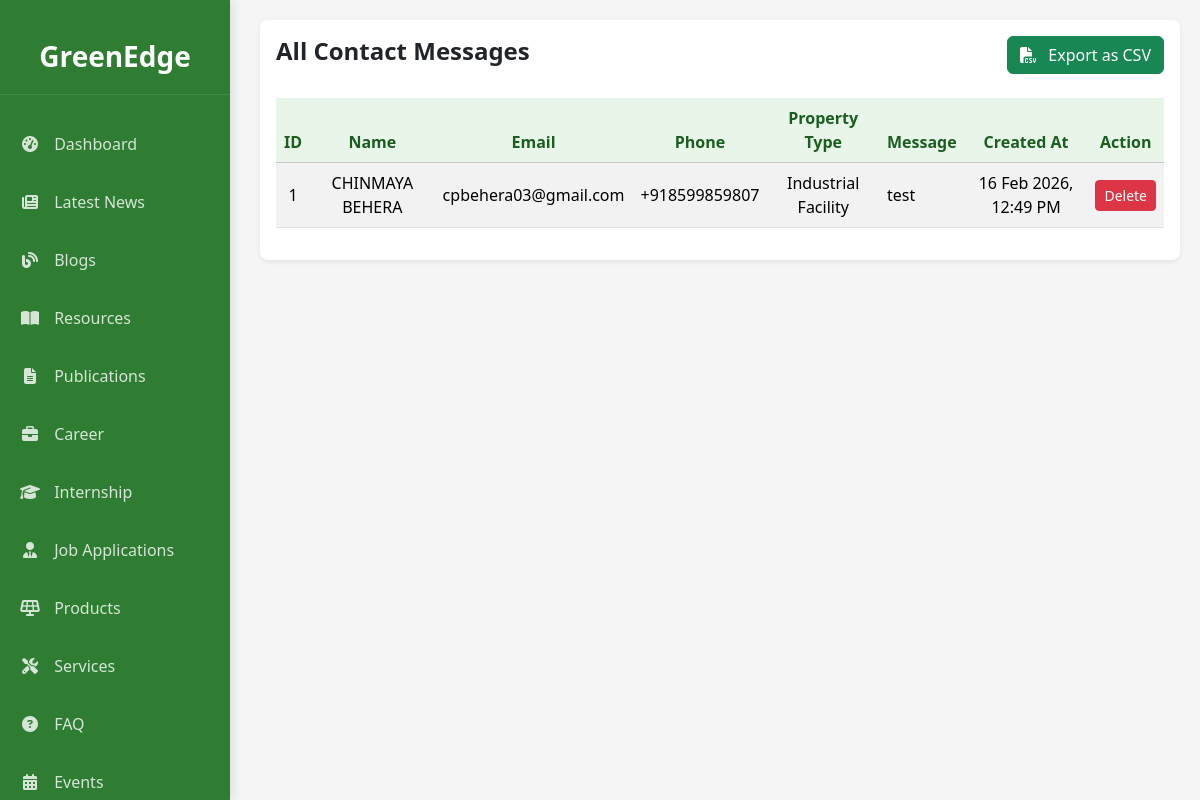
Page /admin/manage-contacts.php (signed in) on the committed database.
### tables this page shows
CREATE TABLE `contact_inquiries` (
  `id` int(11) NOT NULL,
  `first_name` varchar(100) NOT NULL,
  `last_name` varchar(100) NOT NULL,
  `email` varchar(150) NOT NULL,
  `phone` varchar(20) NOT NULL,
  `property_type` varchar(100) NOT NULL,
  `message` text NOT NULL,
  `created_at` timestamp NULL DEFAULT current_timestamp()
);

### admin/manage-contacts.php (the view, shortened to what this page needs)
<?php
include '../db.php';
$result = $conn->query("SELECT * FROM contact_inquiries ORDER BY id DESC");
?>
<!DOCTYPE html>
<html lang="en">
<head>
  <link href="https://cdn.jsdelivr.net/npm/bootstrap@5.3.3/dist/css/bootstrap.min.css" rel="stylesheet">
  <link rel="stylesheet" href="https://cdnjs.cloudflare.com/ajax/libs/font-awesome/6.4.0/css/all.min.css">
</head>
<body>
  <?php include('sidebar.php') ?>
  <div class="content">
    <div class="card shadow-sm">
      <div class="card-body">
        <div class="d-flex justify-content-between align-items-center mb-4">
            <h4 class="fw-bold">All Contact Messages</h4>
            <a href="manage-contacts.php?export=csv"
               class="btn btn-success">
               <i class="fas fa-file-csv me-2"></i> Export as CSV
            </a>
        </div>
        <div class="table-responsive">
          <table class="table table-striped align-middle text-center">
            <thead class="table-light">
              <tr>
                <th>ID</th>
                <th>Name</th>
                <th>Email</th>
                <th>Phone</th>
                <th>Property Type</th>
                <th>Message</th>
                <th>Created At</th>
                <th>Action</th>
              </tr>
            </thead>
            <tbody>
              <?php if ($result && $result->num_rows > 0): ?>
                <?php while ($row = $result->fetch_assoc()): ?>
                  <tr>
                    <td><?= $row['id']; ?></td>
                    <td><?= htmlspecialchars($row['first_name'] . ' ' . $row['last_name']); ?></td>
                    <td><?= htmlspecialchars($row['email']); ?></td>
                    <td><?= htmlspecialchars($row['phone']); ?></td>
                    <td><?= htmlspecialchars($row['property_type']); ?></td>
                    <td class="text-start">
                      <?php
                      $maxLength = 60;
                      $msg = htmlspecialchars($row['message']);
                      echo strlen($msg) > $maxLength ? substr($msg, 0, $maxLength) . '...' : $msg;
                      ?>
                    </td>
                   <td>
                    <?php
                      $utcTime = new DateTime($row['created_at'], new DateTimeZone('UTC'));
                      $utcTime->setTimezone(new DateTimeZone('Asia/Kolkata'));
                      echo $utcTime->format("d M Y, h:i A");
                    ?>
                    </td>
                    <td>
                      <a href="manage-contacts.php?delete=<?= $row['id']; ?>"
                        class="btn btn-sm btn-danger"
                        onclick="return confirm('Are you sure you want to delete this inquiry?');">
                        Delete
                      </a>
                    </td>
                  </tr>
                <?php endwhile; ?>
              <?php endif; ?>
            </tbody>
          </table>
        </div>
      </div>
    </div>
  </div>
</body>
</html>

### admin/manage-contacts.php (style rules this page uses)
body { background-color: #f8f9fa; }
.content { margin-left: 240px; padding: 20px; }

### admin/sidebar.php (style rules this page uses)
:root { --primary-color: #2e7d32; --secondary-color: #4caf50; --light-color: #e8f5e9; --dark-color: #1b5e20; }
body { font-family: 'Segoe UI', Tahoma, Geneva, Verdana, sans-serif; background-color: #f5f5f5; }
.card { border-radius: 8px; box-shadow: 0 2px 5px rgba(0, 0, 0, 0.1); margin-bottom: 20px; border: none; }
.table th { background-color: var(--light-color); color: var(--dark-color); }

### rows in the picture
contact_inquiries: id "1", first_name+last_name "CHINMAYA BEHERA", email "cpbehera03@gmail.com", phone "+918599859807", property_type "Industrial Facility", message "test", created_at "16 Feb 2026, 12:49 PM"
